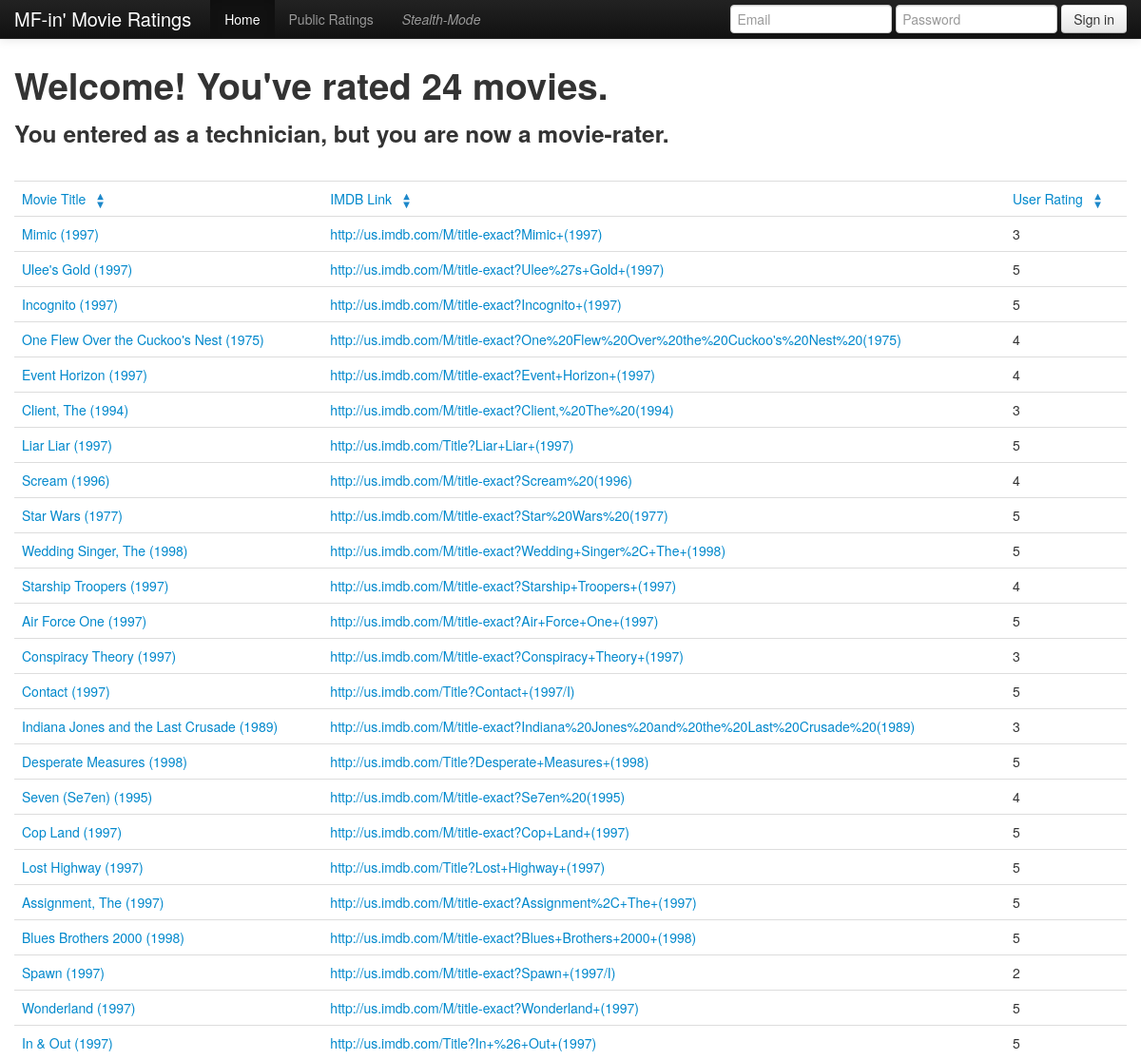
Page /view_user/4 on the committed database.
### model.py (models this page shows)
class User(Base):
	__tablename__ = "users"
	def similarity(self, other):
		u_ratings = {}
		paired_ratings = []
		for r in self.ratings:
			u_ratings[r.movie_id] = r
		for r in other.ratings:
			u_r = u_ratings.get(r.movie_id)
			if u_r:
				paired_ratings.append( (u_r.rating, r.rating) )
		if paired_ratings:
			return correlation.pearson(paired_ratings)
		else:
			return 0.0
	def predict_rating(self, movie):
		ratings = self.ratings
		other_ratings = movie.ratings
		similarities = [ (self.similarity(other_rating.user), other_rating) \
			for other_rating in other_ratings ]
		similarities.sort(reverse = True)
		similarities = [ sim for sim in similarities if sim[0] > 0 ]
		if not similarities:
		    return None
		numerator = sum([ r.rating * similarity for similarity, r in similarities ])
		denominator = sum([ similarity[0] for similarity in similarities ])
		return numerator/denominator
	id = Column(Integer, primary_key = True)
	email = Column(String(64), nullable = True)
	password = Column(String(64), nullable = True)
	age = Column(Integer, nullable = True)
	gender = Column(String(15), nullable = True)
	occupation = Column(String(64), nullable = True)
	zipcode = Column(String(15), nullable = True)

class Movies(Base):
	__tablename__ = "movies"
	id = Column(Integer, primary_key = True)
	movie_id = Column(Integer)
	movie_title = Column(String(64))
	release_date = Column(Date)
	video_release_date = Column(Date, nullable = True)
	imdb_url = Column(String(128))

### judgement.py (the view)
@app.route("/view_user/<int:user_id>")
def view_public_user(user_id):
	rating_info = model.session.query(model.Ratings).filter_by(user_id=user_id).all()
	if rating_info:
		rating_list = []
		for i, rating in enumerate(rating_info):
			temp_movie_id = rating.user.ratings[i].movie_id
			temp_movie_title = rating.movie.movie_title
			temp_imdb_url = rating.movie.imdb_url
			rating_list.append([temp_movie_id, temp_movie_title,
								rating.rating, rating.user.occupation,
								temp_imdb_url])
		return render_template("view_public_user.html", ratings = rating_list)
	return render_template("view_public_user.html")

### templates/view_public_user.html (shortened to what this page needs)
{% extends "layout.html" %}
{% block body %}
	<h1>Welcome! You've rated {{ratings|length}} movies.</h1>
	{% if ratings %}
	{% if ratings[0][3] %}
		<h3>You entered as a {{ ratings[0][3] }}, but you are now a movie-rater.</h3>
	{% else %}
		<h3>You entered as nothing, but you are now a movie-rater.</h3>
	{% endif %}
	<div class = "ratings_list">
	<br/>
	<table class = "table sortable" id="sortabletable">
	<tr class = "table_header">
		<td>Movie Title</td>
		<td>IMDB Link</td>
		<td>User Rating</td>
	</tr>
	{% for rating in ratings %}
	<tr>
		<td><a href="{{rating[0]}}" target="_blank">{{ rating[1] }}</a></td>
		<td><a href="{{rating[4]}}" target="_blank">{{ rating[4] }}</a></td>
		<td>{{ rating[2] }}</td>
	</tr>
	{% endfor %}
	</table>
	{% else %}
		<p> DO SOME RATINGS</p>
	{% endif %}
{% endblock %}

### static/css/additional.css (style rules this page uses)
.ratings_list { height: 800px; }

### rows in the picture
User: occupation "technician"
Movies: movie_title "Mimic (1997)", imdb_url "http://us.imdb.com/M/title-exact?Mimic+(1997)"
Movies: movie_title "Ulee's Gold (1997)", imdb_url "http://us.imdb.com/M/title-exact?Ulee%27s+Gold+(1997)"
Movies: movie_title "Incognito (1997)", imdb_url "http://us.imdb.com/M/title-exact?Incognito+(1997)"
Movies: movie_title "One Flew Over the Cuckoo's Nest (1975)", imdb_url "http://us.imdb.com/M/title-exact?One%20Flew%20Over%20the%20Cuckoo's%20Nest%20(1975)"
Movies: movie_title "Event Horizon (1997)", imdb_url "http://us.imdb.com/M/title-exact?Event+Horizon+(1997)"
Movies: movie_title "Client, The (1994)", imdb_url "http://us.imdb.com/M/title-exact?Client,%20The%20(1994)"
Movies: movie_title "Liar Liar (1997)", imdb_url "http://us.imdb.com/Title?Liar+Liar+(1997)"
Movies: movie_title "Scream (1996)", imdb_url "http://us.imdb.com/M/title-exact?Scream%20(1996)"
Movies: movie_title "Star Wars (1977)", imdb_url "http://us.imdb.com/M/title-exact?Star%20Wars%20(1977)"
Movies: movie_title "Wedding Singer, The (1998)", imdb_url "http://us.imdb.com/M/title-exact?Wedding+Singer%2C+The+(1998)"
Movies: movie_title "Starship Troopers (1997)", imdb_url "http://us.imdb.com/M/title-exact?Starship+Troopers+(1997)"
Movies: movie_title "Air Force One (1997)", imdb_url "http://us.imdb.com/M/title-exact?Air+Force+One+(1997)"
Movies: movie_title "Conspiracy Theory (1997)", imdb_url "http://us.imdb.com/M/title-exact?Conspiracy+Theory+(1997)"
Movies: movie_title "Contact (1997)", imdb_url "http://us.imdb.com/Title?Contact+(1997/I)"
Movies: movie_title "Indiana Jones and the Last Crusade (1989)", imdb_url "http://us.imdb.com/M/title-exact?Indiana%20Jones%20and%20the%20Last%20Crusade%20(1989)"
Movies: movie_title "Desperate Measures (1998)", imdb_url "http://us.imdb.com/Title?Desperate+Measures+(1998)"
Movies: movie_title "Seven (Se7en) (1995)", imdb_url "http://us.imdb.com/M/title-exact?Se7en%20(1995)"
Movies: movie_title "Cop Land (1997)", imdb_url "http://us.imdb.com/M/title-exact?Cop+Land+(1997)"
Movies: movie_title "Lost Highway (1997)", imdb_url "http://us.imdb.com/Title?Lost+Highway+(1997)"
Movies: movie_title "Assignment, The (1997)", imdb_url "http://us.imdb.com/M/title-exact?Assignment%2C+The+(1997)"
Movies: movie_title "Blues Brothers 2000 (1998)", imdb_url "http://us.imdb.com/M/title-exact?Blues+Brothers+2000+(1998)"
Movies: movie_title "Spawn (1997)", imdb_url "http://us.imdb.com/M/title-exact?Spawn+(1997/I)"
Movies: movie_title "Wonderland (1997)", imdb_url "http://us.imdb.com/M/title-exact?Wonderland+(1997)"
Movies: movie_title "In & Out (1997)", imdb_url "http://us.imdb.com/Title?In+%26+Out+(1997)"

### other values in the picture
{{ ratings|length }} "24"
{{ rating[2] }} "3" "5" "5" "4" "4" "3" "5" "4" "5" "5" "4" "5" "3" "5" "3" "5" "4" "5" "5" "5" "5" "2" "5" "5"
